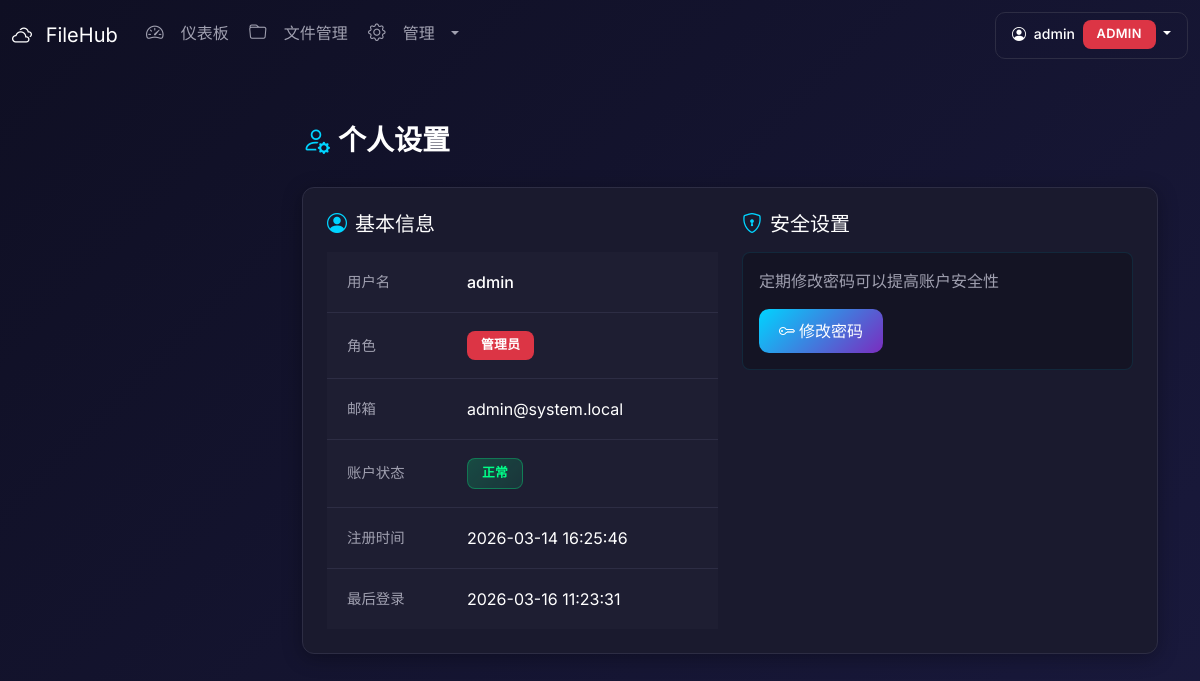
The page /settings/profile (signed in) on the database its author committed.
### database.py (models this page shows, shortened)
class User(Base):
    __tablename__ = 'users'
    id = Column(Integer, primary_key=True, autoincrement=True)
    username = Column(String(50), unique=True, nullable=False, index=True)
    password_hash = Column(String(255), nullable=False)
    email = Column(String(100), unique=True, nullable=True)
    role = Column(String(20), default='user')  # user, admin
    is_active = Column(Boolean, default=True)
    created_at = Column(DateTime, default=datetime.now)
    updated_at = Column(DateTime, default=datetime.now, onupdate=datetime.now)
    last_login = Column(DateTime, nullable=True)
    permissions = relationship('Permission', back_populates='user', cascade='all, delete-orphan', foreign_keys='Permission.user_id', lazy='joined')
    audit_logs = relationship('AuditLog', back_populates='user', cascade='all, delete-orphan')

### app.py (the view)
@app.route('/settings/profile')
@login_required
def settings_profile():
    user = get_user_by_id(session['user_id'])
    return render_template('settings/profile.html', user=user)

### auth.py (called while the page is built)
def get_user_by_id(user_id):
    db = get_session()
    try:
        return db.query(User).filter(User.id == user_id).first()
    finally:
        db.close()

def login_required(f):
    @wraps(f)
    def decorated_function(*args, **kwargs):
        if 'user_id' not in session:
            if request.path.startswith('/api/'):
                return jsonify({'success': False, 'error': '请先登录'}), 401
            flash('请先登录', 'warning')
            return redirect(url_for('login', next=request.url))
        return f(*args, **kwargs)
    return decorated_function

### database.py (called while the page is built)
def get_session():
    return Session()

### templates/settings/profile.html (shortened to what this page needs)
{% extends "base.html" %}
{% block content %}
<div class="d-flex justify-content-between align-items-center mb-4">
    <h2 class="page-title">
        <i class="bi bi-person-gear me-2" style="color: #00d4ff;"></i>个人设置
    </h2>
</div>
<div class="content-card mb-4">
    <div class="card-body-custom p-4">
        <div class="row">
            <div class="col-md-6">
                <h5 class="text-white mb-3">
                    <i class="bi bi-person-circle me-2" style="color: #00d4ff;"></i>基本信息
                </h5>
                <table class="table table-borderless">
                    <tr>
                        <td class="text-muted" style="width: 120px;">用户名</td>
                        <td class="text-white fw-medium">{{ user.username }}</td>
                    </tr>
                    <tr>
                        <td class="text-muted">角色</td>
                        <td>
                            {% if user.role == 'admin' %}
                            <span class="badge bg-danger">管理员</span>
                            {% else %}
                            <span class="badge bg-secondary">普通用户</span>
                            {% endif %}
                        </td>
                    </tr>
                    <tr>
                        <td class="text-muted">邮箱</td>
                        <td class="text-white">{{ user.email or '未设置' }}</td>
                    </tr>
                    <tr>
                        <td class="text-muted">账户状态</td>
                        <td>
                            {% if user.is_active %}
                            <span class="badge bg-success">正常</span>
                            {% else %}
                            <span class="badge bg-danger">禁用</span>
                            {% endif %}
                        </td>
                    </tr>
                    <tr>
                        <td class="text-muted">注册时间</td>
                        <td class="text-white">{{ user.created_at.strftime('%Y-%m-%d %H:%M:%S') if user.created_at else '-' }}</td>
                    </tr>
                    <tr>
                        <td class="text-muted">最后登录</td>
                        <td class="text-white">{{ user.last_login.strftime('%Y-%m-%d %H:%M:%S') if user.last_login else '从未登录' }}</td>
                    </tr>
                </table>
            </div>
            <div class="col-md-6">
                <h5 class="text-white mb-3">
                    <i class="bi bi-shield-lock me-2" style="color: #00d4ff;"></i>安全设置
                </h5>
                <div class="p-3" style="background: rgba(0,0,0,0.2); border-radius: 8px; border: 1px solid rgba(0,212,255,0.1);">
                    <p class="text-muted mb-3">定期修改密码可以提高账户安全性</p>
                    <button class="btn btn-primary" data-bs-toggle="modal" data-bs-target="#changePasswordModal">
                        <i class="bi bi-key me-1"></i>修改密码
                    </button>
                </div>
            </div>
        </div>
    </div>
</div>
{% endblock %}

### static/css/style.css (style rules this page uses)
:root { --primary-color: #00d4ff; --secondary-color: #7b2cbf; --success-color: #00ff88; --danger-color: #ff4757; --warning-color: #ffa502; --info-color: #00d4ff; --dark-bg: #0f0f23; --card-bg: #1a1a2e; --border-color: #2d2d44; --text-primary: #ffffff; --text-secondary: #a0a0b0; }
* { margin: 0; padding: 0; box-sizing: border-box; }
body { font-family: 'Inter', -apple-system, BlinkMacSystemFont, 'Segoe UI', Roboto, sans-serif; background: linear-gradient(135deg, #0f0f23 0%, #1a1a3e 100%); color: var(--text-primary); min-height: 100vh; }
.text-muted, .text-secondary, .text-dark { color: var(--text-secondary) !important; }
.page-title { font-size: 1.75rem; font-weight: 700; color: var(--text-primary); margin-bottom: 5px; }
.content-card { background: var(--card-bg); border: 1px solid var(--border-color); border-radius: 12px; overflow: hidden; margin-bottom: 20px; box-shadow: 0 4px 20px rgba(0, 0, 0, 0.3); }
.card-body-custom { padding: 0; }
.table { color: #fff; margin-bottom: 0; border-collapse: separate; border-spacing: 0; }
.table tbody td { padding: 18px 20px; border-bottom: 1px solid rgba(255, 255, 255, 0.08); vertical-align: middle; background: rgba(255, 255, 255, 0.02); transition: all 0.2s ease; color: rgba(255, 255, 255, 0.9); }
.table tbody tr { transition: all 0.2s ease; }
.table tbody tr:last-child td { border-bottom: none; }
.table tbody td:first-child { font-weight: 500; color: var(--text-primary); }
.table td.text-muted { color: var(--text-secondary) !important; font-size: 0.9rem; }
.table tbody td { padding: 18px 20px; border-bottom: 1px solid var(--border-color); vertical-align: middle; background: rgba(255, 255, 255, 0.02); transition: all 0.2s ease; }
.btn { border-radius: 8px; padding: 10px 20px; font-weight: 500; transition: all 0.2s ease; }
.btn-primary { background: linear-gradient(135deg, var(--primary-color), var(--secondary-color)); border: none; color: white; }
.badge { padding: 8px 14px; border-radius: 8px; font-weight: 600; font-size: 0.8rem; letter-spacing: 0.3px; transition: all 0.2s ease; }
.badge.bg-success { background: linear-gradient(135deg, rgba(0, 255, 136, 0.2), rgba(0, 255, 136, 0.1)) !important; border: 1px solid rgba(0, 255, 136, 0.3); color: var(--success-color); }
.btn { border-radius: 10px; padding: 10px 20px; font-weight: 500; transition: all 0.2s ease; border: 1px solid transparent; }
.btn-primary { background: linear-gradient(135deg, var(--primary-color), var(--secondary-color)); border: none; }
.content-card { animation: fadeIn 0.3s ease; }

### rows shown on the page
User: username "admin", email "admin@system.local", created_at "2026-03-14 16:25:46", last_login "2026-03-16 11:23:31"

### other values the page prints
{{ session.username }} "admin"
